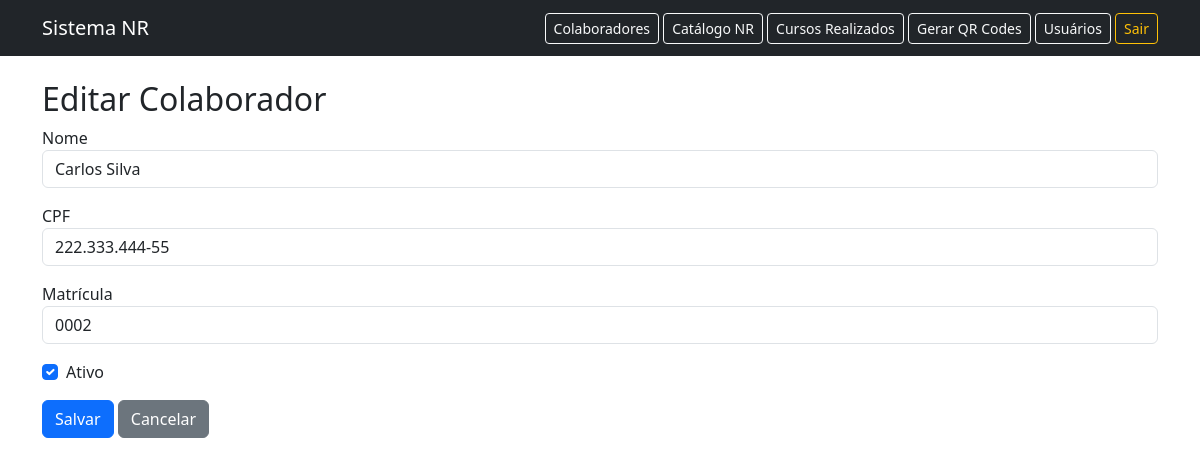
Page /colaboradores/editar/2 (signed in) on the committed database.
### models.py (models this page shows, shortened)
class Colaborador(db.Model):
    __tablename__ = "colaboradores"
    id = db.Column(db.Integer, primary_key=True)
    nome = db.Column(db.String(150), nullable=False)
    cpf = db.Column(db.String(14), unique=True, nullable=False)
    matricula = db.Column(db.String(20))
    ativo = db.Column(db.Boolean, default=True)
    cursos = db.relationship(
        "ColaboradorCurso",
        backref="colaborador",
        cascade="all, delete-orphan",
        lazy=True
    )

### routes/colaboradores.py (the view, shortened to what this page needs)
@bp_colaboradores.route("/editar/<int:id>", methods=["GET", "POST"])
@login_required
def editar(id):
    colaborador = Colaborador.query.get_or_404(id)
    form = ColaboradorForm(obj=colaborador)
    return render_template("colaboradores/form.html", form=form, colaborador=colaborador)

### forms.py
class ColaboradorForm(FlaskForm):
    nome = StringField("Nome", validators=[DataRequired(), Length(max=150)])
    cpf = StringField("CPF", validators=[
                      DataRequired(), Length(min=11, max=14)])
    matricula = StringField("Matrícula", validators=[Optional()])
    ativo = BooleanField("Ativo", default=True)

### app.py (called while the page is built)
@login_manager.user_loader
def load_user(user_id):
    return Usuario.query.get(int(user_id))

@app.before_request
def alerta_vencimento():
    if current_user.is_authenticated:
        session["alertas_nr"] = listar_cursos_criticos(ColaboradorCurso)

### services/validade_service.py (called while the page is built)
def status_curso(curso):
    if not curso.data_vencimento:
        return "INDEFINIDO", None
    hoje = date.today()
    dias_restantes = (curso.data_vencimento - hoje).days
    if dias_restantes < 0:
        return "VENCIDO", dias_restantes
    elif dias_restantes <= 30:
        return "A_VENCER", dias_restantes
    return "VALIDO", dias_restantes

def listar_cursos_criticos(ColaboradorCurso):
    cursos = ColaboradorCurso.query.all()
    criticos = []
    for c in cursos:
        status, dias = status_curso(c)
        if status in ("VENCIDO", "A_VENCER"):
            criticos.append({
                "colaborador": c.colaborador.nome,
                "colaborador_id": c.colaborador_id,
                "curso": c.catalogo.nome_curso,
                "vencimento": c.data_vencimento,
                "status": status,
                "dias_restantes": dias
            })
    criticos.sort(key=lambda x: (
        x["status"] != "VENCIDO", x["dias_restantes"] if x["dias_restantes"] is not None else 9999))
    return criticos

### templates/colaboradores/form.html (shortened to what this page needs)
{% extends "base.html" %}
{% block content %}
<h2>{{ "Editar" if colaborador else "Novo" }} Colaborador</h2>
<form method="POST">
    <div class="mb-3">
        {{ form.nome.label }} {{ form.nome(class="form-control") }}
    </div>
    <div class="mb-3">
        {{ form.cpf.label }} {{ form.cpf(class="form-control") }}
    </div>
    <div class="mb-3">
        {{ form.matricula.label }} {{ form.matricula(class="form-control") }}
    </div>
    <div class="form-check mb-3">
        {{ form.ativo(class="form-check-input") }} {{ form.ativo.label }}
    </div>
    <button type="submit" class="btn btn-primary">Salvar</button>
    <a href="{{ url_for('colaboradores.listar') }}" class="btn btn-secondary">Cancelar</a>
</form>
{% endblock %}

### rows in the picture
Colaborador: nome "Carlos Silva", cpf "222.333.444-55", matricula "0002", ativo "☑"

### other values in the picture
{{ "Editar" if colaborador else "Novo" }} "Editar"
